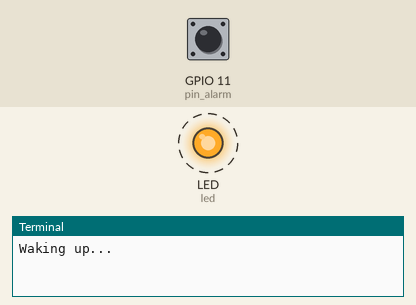
A program run on a simulated Raspberry Pi (BCM pin numbers). On the bench: output pins drawn as LEDs (lit = HIGH), the last lines printed to the terminal. Dashed ring = blinking. The test bench sets the inputs (shaded band); at power-on: GPIO 11 (pin_alarm) HIGH. Deep sleep restarts the program when it ends.

Above: at 1.2 s.
1.3 s: GPIO 11 (pin_alarm) pulled LOW for 3.2 s
7.5 s: GPIO 11 (pin_alarm) pulled LOW for 0.15 s
At 10.4 s:
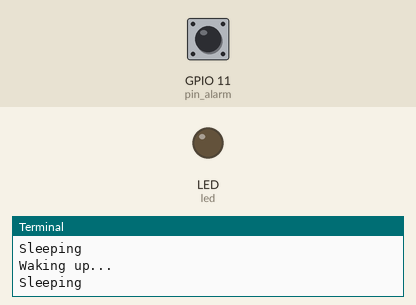
10.6 s: GPIO 11 (pin_alarm) pulled LOW for 1 s
At 11.4 s:
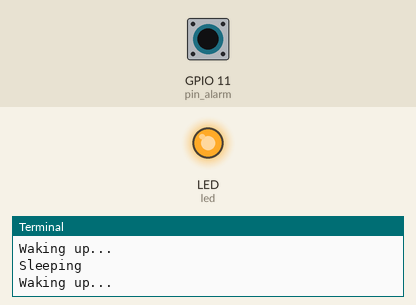
Timing chart, 0 to 14.4 s (numbered marks = the images above; inputs shaded):
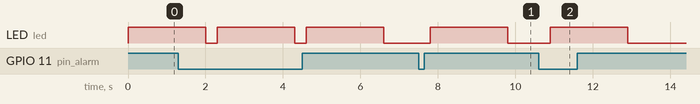

The program:

deep_sleep_example.py
```python
import alarm
import board
import time
import digitalio

print("Waking up...")

led = digitalio.DigitalInOut(board.LED)
led.direction = digitalio.Direction.OUTPUT

# Flash the led
led.value = True
time.sleep(2)
led.value = False

pin_alarm = alarm.pin.PinAlarm(pin=board.D11, value=False, pull=True)

print("Sleeping")
# Exit the program, and then deep sleep until the alarm wakes us. Then restart the program.
alarm.exit_and_deep_sleep_until_alarms(pin_alarm)
```

Measured:
- after the input at 7.5 s, LED (led): LOW → HIGH after 0.30 s, → LOW 2.0 s later
- after the input at 10.6 s, LED (led): LOW → HIGH after 0.30 s, → LOW 2.0 s later
- by itself, LED (led): alternates HIGH for 2.0 s and LOW for 0.30 s
